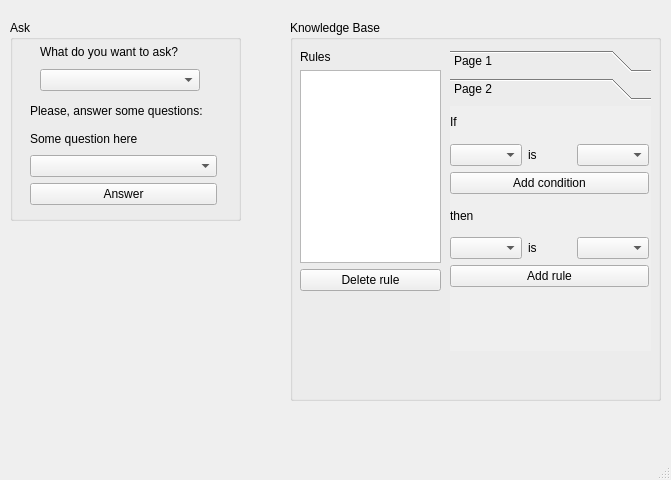
<?xml version="1.0" encoding="UTF-8"?>
<ui version="4.0">
 <class>MainWindow</class>
 <widget class="QMainWindow" name="MainWindow">
  <property name="geometry">
   <rect>
    <x>0</x>
    <y>0</y>
    <width>671</width>
    <height>480</height>
   </rect>
  </property>
  <property name="windowTitle">
   <string>MainWindow</string>
  </property>
  <widget class="QWidget" name="centralwidget">
   <widget class="QGroupBox" name="groupBox">
    <property name="geometry">
     <rect>
      <x>290</x>
      <y>20</y>
      <width>371</width>
      <height>381</height>
     </rect>
    </property>
    <property name="title">
     <string>Knowledge Base</string>
    </property>
    <widget class="QToolBox" name="toolBox">
     <property name="geometry">
      <rect>
       <x>160</x>
       <y>30</y>
       <width>201</width>
       <height>301</height>
      </rect>
     </property>
     <property name="currentIndex">
      <number>1</number>
     </property>
     <widget class="QWidget" name="page">
      <property name="geometry">
       <rect>
        <x>0</x>
        <y>0</y>
        <width>201</width>
        <height>249</height>
       </rect>
      </property>
      <attribute name="label">
       <string>Page 1</string>
      </attribute>
     </widget>
     <widget class="QWidget" name="page_2">
      <property name="geometry">
       <rect>
        <x>0</x>
        <y>0</y>
        <width>201</width>
        <height>239</height>
       </rect>
      </property>
      <attribute name="label">
       <string>Page 2</string>
      </attribute>
      <widget class="QWidget" name="verticalLayoutWidget_2">
       <property name="geometry">
        <rect>
         <x>0</x>
         <y>0</y>
         <width>199</width>
         <height>181</height>
        </rect>
       </property>
       <layout class="QVBoxLayout" name="verticalLayout_2">
        <item>
         <widget class="QLabel" name="label_4">
          <property name="text">
           <string>If</string>
          </property>
         </widget>
        </item>
        <item>
         <layout class="QHBoxLayout" name="horizontalLayout">
          <item>
           <widget class="QComboBox" name="comboBox_3"/>
          </item>
          <item>
           <widget class="QLabel" name="label_5">
            <property name="text">
             <string>is</string>
            </property>
           </widget>
          </item>
          <item>
           <widget class="QComboBox" name="comboBox_4"/>
          </item>
         </layout>
        </item>
        <item>
         <widget class="QPushButton" name="pushButton">
          <property name="text">
           <string>Add condition</string>
          </property>
         </widget>
        </item>
        <item>
         <widget class="QLabel" name="label_6">
          <property name="text">
           <string>then</string>
          </property>
         </widget>
        </item>
        <item>
         <layout class="QHBoxLayout" name="horizontalLayout_3">
          <item>
           <widget class="QComboBox" name="comboBox_7"/>
          </item>
          <item>
           <widget class="QLabel" name="label_8">
            <property name="text">
             <string>is</string>
            </property>
           </widget>
          </item>
          <item>
           <widget class="QComboBox" name="comboBox_8"/>
          </item>
         </layout>
        </item>
        <item>
         <widget class="QPushButton" name="pushButton_3">
          <property name="text">
           <string>Add rule</string>
          </property>
         </widget>
        </item>
       </layout>
      </widget>
     </widget>
    </widget>
    <widget class="QWidget" name="verticalLayoutWidget_4">
     <property name="geometry">
      <rect>
       <x>10</x>
       <y>30</y>
       <width>141</width>
       <height>241</height>
      </rect>
     </property>
     <layout class="QVBoxLayout" name="verticalLayout_4">
      <item>
       <widget class="QLabel" name="label_9">
        <property name="text">
         <string>Rules</string>
        </property>
       </widget>
      </item>
      <item>
       <widget class="QListWidget" name="listWidget"/>
      </item>
      <item>
       <widget class="QPushButton" name="pushButton_4">
        <property name="text">
         <string>Delete rule</string>
        </property>
       </widget>
      </item>
     </layout>
    </widget>
   </widget>
   <widget class="QGroupBox" name="groupBox_2">
    <property name="geometry">
     <rect>
      <x>10</x>
      <y>20</y>
      <width>231</width>
      <height>201</height>
     </rect>
    </property>
    <property name="title">
     <string>Ask</string>
    </property>
    <widget class="QWidget" name="verticalLayoutWidget_3">
     <property name="geometry">
      <rect>
       <x>30</x>
       <y>20</y>
       <width>160</width>
       <height>51</height>
      </rect>
     </property>
     <layout class="QVBoxLayout" name="verticalLayout_3">
      <item>
       <widget class="QLabel" name="label">
        <property name="text">
         <string>What do you want to ask?</string>
        </property>
       </widget>
      </item>
      <item>
       <widget class="QComboBox" name="comboBox"/>
      </item>
     </layout>
    </widget>
    <widget class="QWidget" name="verticalLayoutWidget">
     <property name="geometry">
      <rect>
       <x>20</x>
       <y>80</y>
       <width>187</width>
       <height>105</height>
      </rect>
     </property>
     <layout class="QVBoxLayout" name="verticalLayout">
      <item>
       <widget class="QLabel" name="label_2">
        <property name="text">
         <string>Please, answer some questions:</string>
        </property>
       </widget>
      </item>
      <item>
       <widget class="QLabel" name="label_3">
        <property name="text">
         <string>Some question here</string>
        </property>
       </widget>
      </item>
      <item>
       <widget class="QComboBox" name="comboBox_2"/>
      </item>
      <item>
       <widget class="QPushButton" name="pushButton_2">
        <property name="text">
         <string>Answer</string>
        </property>
       </widget>
      </item>
     </layout>
    </widget>
   </widget>
  </widget>
  <widget class="QMenuBar" name="menubar">
   <property name="geometry">
    <rect>
     <x>0</x>
     <y>0</y>
     <width>671</width>
     <height>26</height>
    </rect>
   </property>
  </widget>
  <widget class="QStatusBar" name="statusbar"/>
 </widget>
 <resources/>
 <connections/>
</ui>
